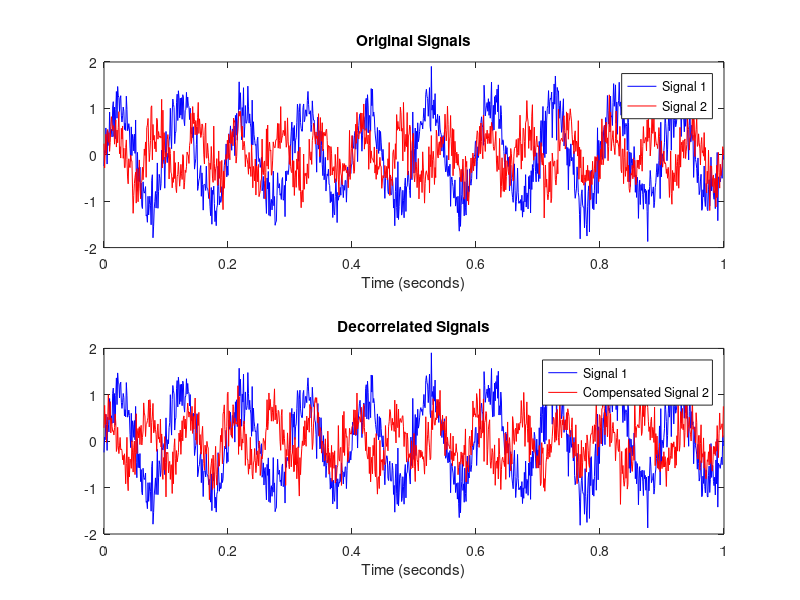

This figure's MATLAB source:
% Define the received signals
Fs = 1000;  % Sampling rate in Hz
t = (0:1/Fs:1-1/Fs);  % Time vector
f1 = 10;  % Frequency of signal 1 in Hz
f2 = 15;  % Frequency of signal 2 in Hz
A1 = 1;  % Amplitude of signal 1
A2 = 0.5;  % Amplitude of signal 2
phase_delay = 0.2;  % Phase delay in seconds

signal1 = A1 * sin(2*pi*f1*t);  % Signal 1: Sine wave at frequency f1
signal2 = A2 * sin(2*pi*f2*(t - phase_delay));  % Signal 2: Sine wave at frequency f2 with a phase delay

% Add noise to the signals
SNR_dB = 10;  % Signal-to-Noise Ratio in dB
noise_power = 10^(-SNR_dB/10);  % Calculate noise power
noise1 = sqrt(noise_power) * randn(size(signal1));  % Generate noise for signal 1
noise2 = sqrt(noise_power) * randn(size(signal2));  % Generate noise for signal 2
signal1 = signal1 + noise1;  % Add noise to signal 1
signal2 = signal2 + noise2;  % Add noise to signal 2

% Perform time delay estimation
[corr, lags] = xcorr(signal1, signal2);  % Cross-correlation between signals
[max_corr, max_index] = max(abs(corr));  % Find the maximum correlation
estimated_delay = lags(max_index) / Fs;  % Convert the delay to time units

% Perform time delay compensation
time_delay_samples = round(estimated_delay * Fs);  % Convert the delay to samples
compensated_signal2 = circshift(signal2, -time_delay_samples);  % Shift signal2

% Perform further processing on the decorrelated signals if desired
% ...

% Plot the original and decorrelated signals for visualization
subplot(2,1,1);
plot(t, signal1, 'b');
hold on;
plot(t, signal2, 'r');
hold off;
title('Original Signals');
legend('Signal 1', 'Signal 2');
xlabel('Time (seconds)');

subplot(2,1,2);
plot(t, signal1, 'b');
hold on;
plot(t, compensated_signal2, 'r');
hold off;
title('Decorrelated Signals');
legend('Signal 1', 'Compensated Signal 2');
xlabel('Time (seconds)');
